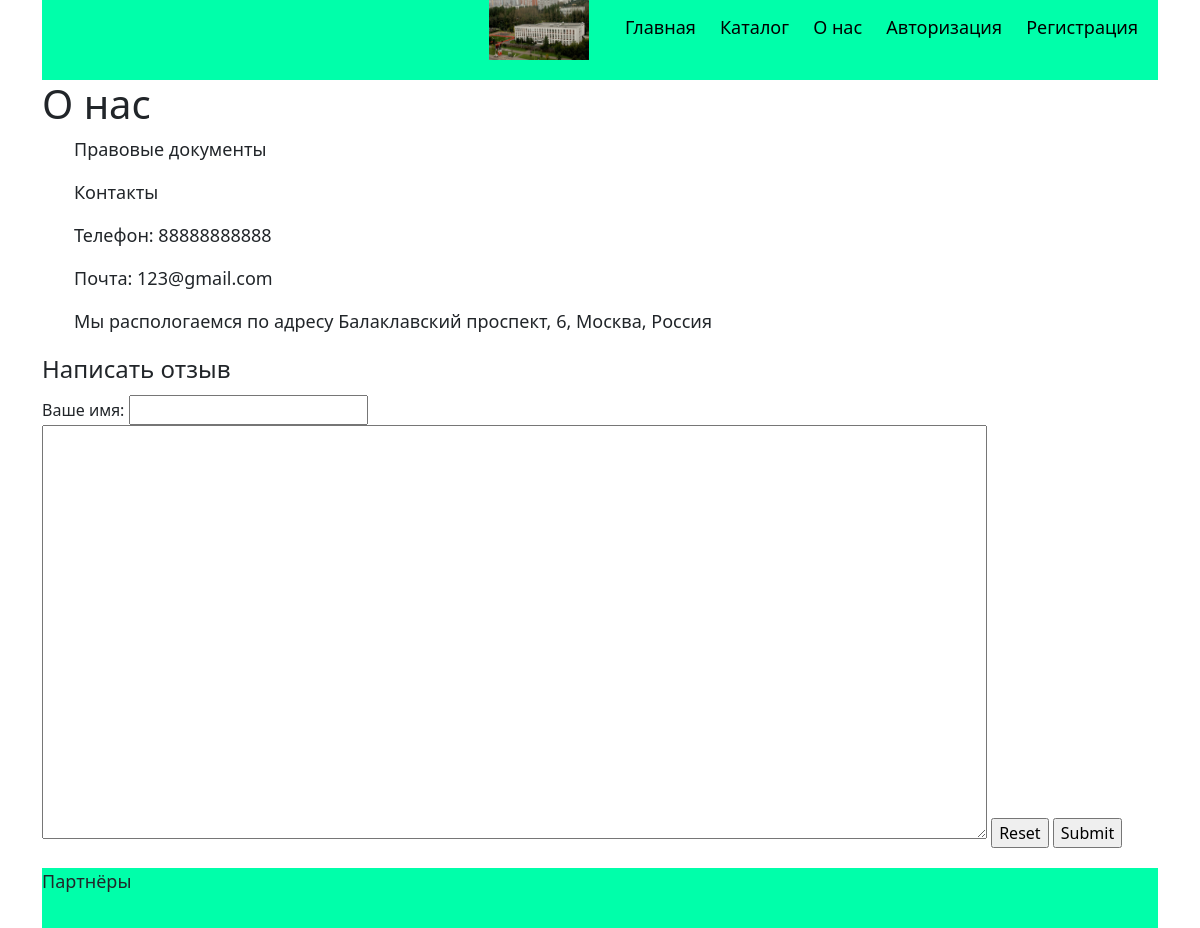
/about_us/, run on an earlier commit of the app's database.
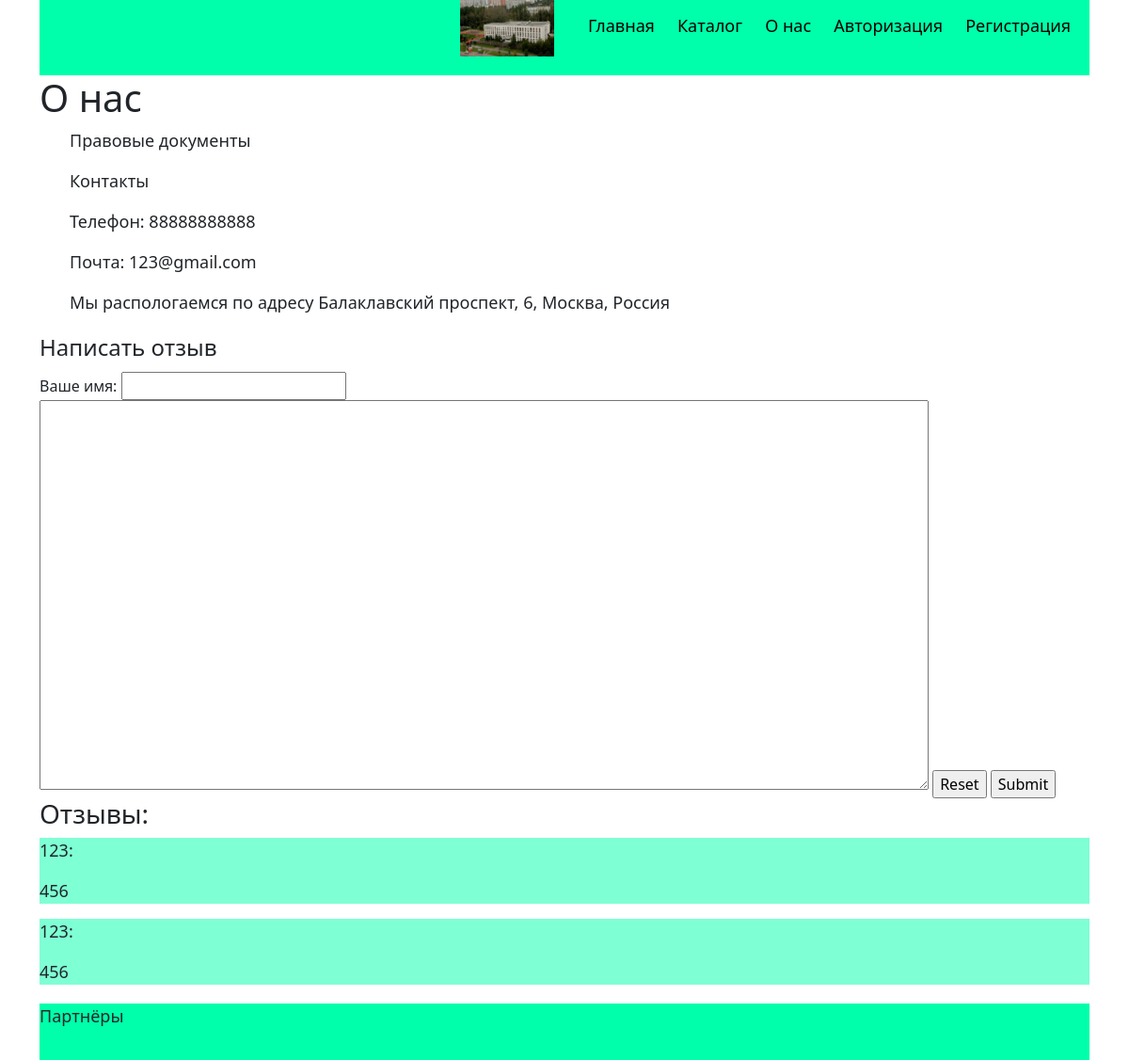
And on a later commit of the database.
### ORM.py (models this page shows)
class Feedback(db.Model):
    id = db.Column(db.Integer, primary_key=True)
    name = db.Column(db.String(200))
    review = db.Column(db.String(200))

### main.py (the view)
@app.route('/about_us/', methods=['GET', 'POST'])
def about_us():
    if request.method == 'POST':
        name = request.form.get('name')
        review = request.form.get('review')
        if name!='' and review!='':
            db.session.add(Feedback(name=name,review=review))
            db.session.commit()
    return render_template('About_us.html',feedback=Feedback.query.all())

### templates/About_us.html (shortened to what this page needs)
{% extends "base.html" %}
{% block content %}
        <h1>О нас</h1>
        <ul>
            <li><p>Правовые документы</p></li>
            <li><p>Контакты</p></li>
            <li><p>Телефон: 88888888888</p></li>
            <li><p>Почта: 123@gmail.com</p></li>
            <li><p>Мы распологаемся по адресу Балаклавский проспект, 6, Москва, Россия</p></li>
        </ul>
        <form method="post">
            <legend>Написать отзыв</legend>
            Ваше имя: <input type="text" name="name"> <br>
            <textarea name="review" id="" cols="100" rows="17"></textarea>
            <input type="reset">
            <input type="submit">
        </form>
        {% if feedback %}
            <div>
                <h3>Отзывы:</h3>
                {% for feed in feedback %}
                    <div class="feedback">
                        <p>{{feed.name+':'}}</p>
                        <p>{{feed.review}}</p>
                    </div>
                {% endfor %}
            </div>
        {% endif %}
{% endblock %}

What changed in the data, as far as the page shows it:
added Feedback: name "123:", review "456"
added Feedback: name "123:", review "456"
Also different on the page:
text now shown: "Отзывы:"
